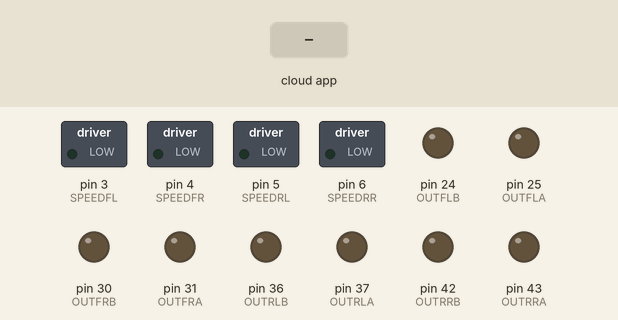
Recording of a sketch running on a simulated Arduino Mega 2560, built with avr-gcc and run on an emulated ATmega2560. Shown: switched loads named in the sketch (green lamp = pin HIGH), output pins drawn as LEDs (lit = HIGH). The inputs (shaded band) are chosen by the test bench. The ROS host is connected and sends only what is stated.

Above: at 1.2 s.
1.3 s: the phone or cloud app sets linear.x to -100
At 1.7 s:
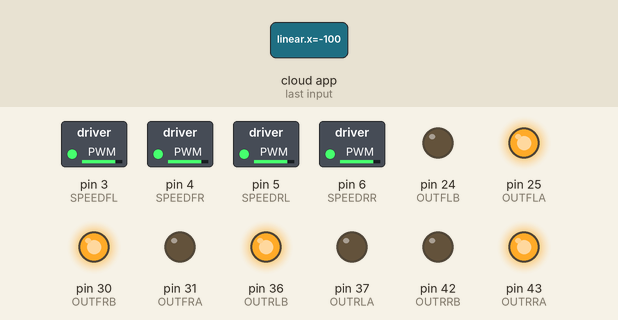
2.9 s: the phone or cloud app sets angular.z to -100
At 3.6 s:
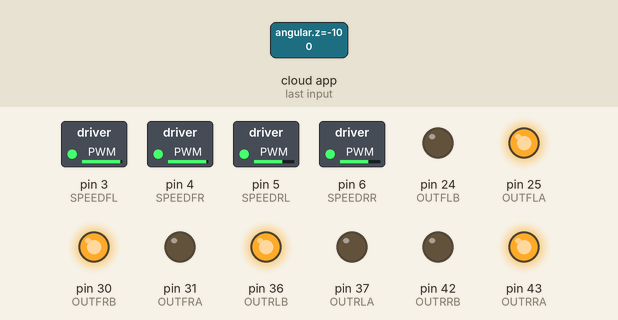
4.5 s: the phone or cloud app sets linear.x to 0
At 5.5 s:
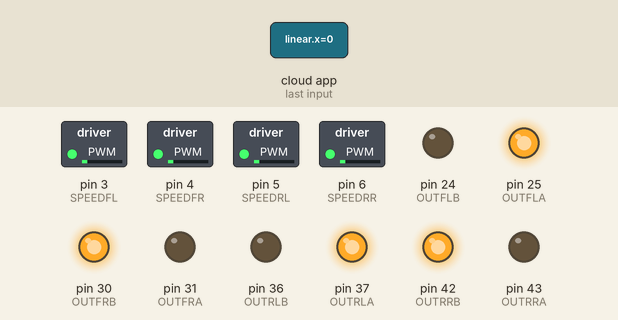
6.1 s: the phone or cloud app sets angular.z to 0
At 7.4 s:
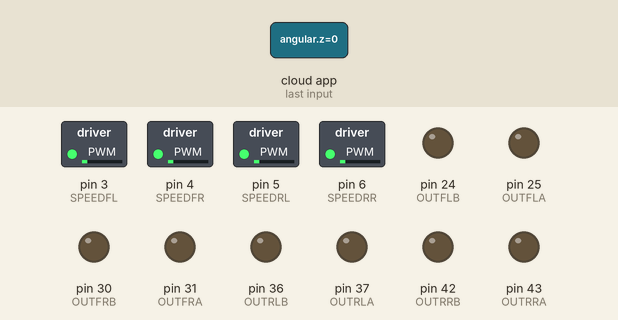
7.7 s: the phone or cloud app sets linear.x to 100
At 9.0 s:
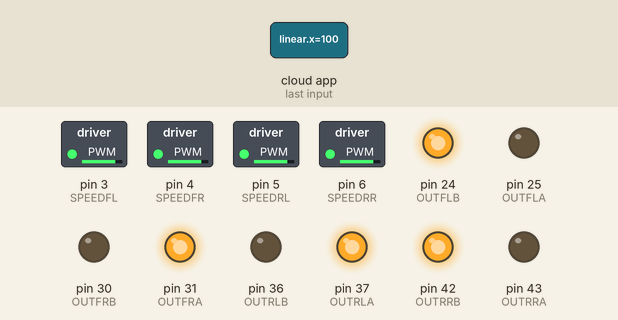
9.3 s: the phone or cloud app sets angular.z to 100
At 15.5 s:
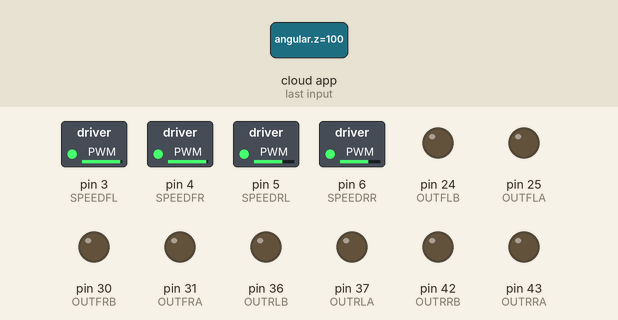
Timing chart, 0 to 15.8 s (numbered marks = the images above; inputs shaded):
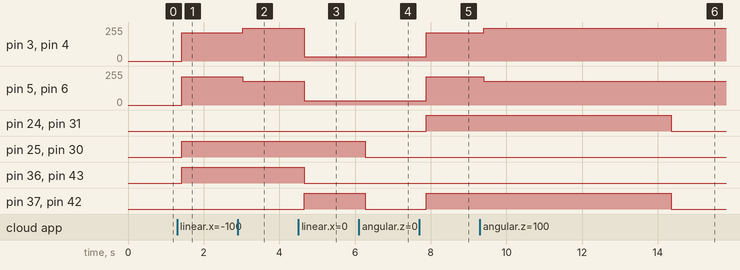

Measured:
- after the input at 1.3 s, pin 3 (SPEEDFL), pin 4 (SPEEDFR), pin 5 (SPEEDRL), pin 6 (SPEEDRR): 0/255 → 212/255 after 0.11 s; pin 25 (OUTFLA), pin 30 (OUTFRB), pin 36 (OUTRLB), pin 43 (OUTRRA): LOW → HIGH after 0.11 s
- after the input at 2.9 s, pin 3 (SPEEDFL), pin 4 (SPEEDFR): 212/255 → 244/255 after 0.13 s; pin 5 (SPEEDRL), pin 6 (SPEEDRR): 212/255 → 180/255 after 0.13 s
- after the input at 4.5 s, pin 3 (SPEEDFL), pin 4 (SPEEDFR): 244/255 → 32/255 after 0.15 s; pin 5 (SPEEDRL), pin 6 (SPEEDRR): 180/255 → 32/255 after 0.15 s; pin 36 (OUTRLB), pin 43 (OUTRRA): HIGH → LOW after 0.15 s; pin 37 (OUTRLA), pin 42 (OUTRRB): LOW → HIGH after 0.15 s
- after the input at 6.1 s, pin 25 (OUTFLA), pin 30 (OUTFRB), pin 37 (OUTRLA), pin 42 (OUTRRB): HIGH → LOW after 0.17 s
- after the input at 7.7 s, pin 3 (SPEEDFL), pin 4 (SPEEDFR), pin 5 (SPEEDRL), pin 6 (SPEEDRR): 32/255 → 212/255 after 0.18 s; pin 24 (OUTFLB), pin 31 (OUTFRA), pin 37 (OUTRLA), pin 42 (OUTRRB): LOW → HIGH after 0.18 s
- after the input at 9.3 s, pin 3 (SPEEDFL), pin 4 (SPEEDFR): 212/255 → 244/255 after 0.10 s; pin 5 (SPEEDRL), pin 6 (SPEEDRR): 212/255 → 180/255 after 0.10 s; pin 24 (OUTFLB), pin 31 (OUTFRA), pin 37 (OUTRLA), pin 42 (OUTRRB): HIGH → LOW after 5.1 s instead of 3.5 s

The sketch:

control_no_pid.ino
```cpp
/* Arduino programm for control Motor and Encorder
 *  Used for the Last experimental Project
 *  Erasmus/Emaro Robotics 2019 Genova
 */

/* usefull distances */
#define WHEEL_SEP_WIDTH 0.105 //(21cm/2)
#define WHEEL_SEP_LENGTH 0.0475 //(9.5cm/2)
#define WHEEL_RAD 0.04 //(radius of 4 cm)
#define MAX_ROT 30.0


/* Front Left motor (FL) configuration */
#define SPEEDFL 3 //gray between arduino and motor driver
#define OUTFLA 25 //purple between arduino and motor driver
#define OUTFLB 24 //blue between arduino and motor driver
#define INFLA 23 //green between arduino and motor
#define INFLB 22 //orange between arduino and motor


/* Front Right motor (FR) configuration */
#define SPEEDFR 4 //gray between arduino and motor driver
#define OUTFRA 31 //purple between arduino and motor driver
#define OUTFRB 30 //blue between arduino and motor driver
#define INFRB 29//green between arduino and motor
#define INFRA 28 //orange between arduino and motor


/* rear Left motor (RL) configuration */
#define SPEEDRL 5 //gray between arduino and motor driver
#define OUTRLA 37 //purple between arduino and motor driver
#define OUTRLB 36 //blue between arduino and motor driver
#define INRLA 35 //green between arduino and motor
#define INRLB 34 //orange between arduino and motor


/* rear Right motor (RR) configuration */
#define SPEEDRR 6 //gray between arduino and motor driver
#define OUTRRA 43 //purple between arduino and motor driver
#define OUTRRB 42 //blue between arduino and motor driver
#define INRRB 41 //green between arduino and motor
#define INRRA 40 //orange between arduino and motor


#define USE_USBCON //for arduino mega working with roserial
#include <ros.h>
#include <geometry_msgs/Twist.h> //for cmd_vel

//ROS node
ros::NodeHandle motors_control_;

//Get usefull motors velocity references
double x,y,rz;

//for safety
unsigned long prev_time;
unsigned long curr_time;

//for requested velocity of each wheels
double wheel_FL;
double wheel_FR;
double wheel_RL;
double wheel_RR;


//Calback
void twistCallback( const geometry_msgs::Twist& cmd_vel){
    x = cmd_vel.linear.x;
    y = cmd_vel.linear.y;
    rz = cmd_vel.angular.z;
    prev_time = millis();
}


//Subscriber
ros::Subscriber<geometry_msgs::Twist> sub_vel_("/cmd_vel", twistCallback);

//redifined the function map because we want double
double map_func(double x, double in_min, double in_max, double out_min, double out_max) {
  return constrain((x - in_min) * (out_max - out_min) / (in_max - in_min) + out_min, 0, 255);
}

void setup() {

    //ROS config
    motors_control_.initNode(); //Initialize ROS node
    motors_control_.subscribe(sub_vel_);

    //Front Left Motor
    pinMode(SPEEDFL, OUTPUT);
    pinMode(OUTFLA, OUTPUT);
    pinMode(OUTFLB, OUTPUT);
    pinMode(INFLA, INPUT);
    pinMode(INFLB, INPUT);

    //Fron Right Motor
    pinMode(SPEEDFR, OUTPUT);
    pinMode(OUTFRA, OUTPUT);
    pinMode(OUTFRB, OUTPUT);
    pinMode(INFRA, INPUT);
    pinMode(INFRB, INPUT);

    //Rear Left Motor
    pinMode(SPEEDRL, OUTPUT);
    pinMode(OUTRLA, OUTPUT);
    pinMode(OUTRLB, OUTPUT);
    pinMode(INRLA, INPUT);
    pinMode(INRLB, INPUT);

    //Rear Right Motor
    pinMode(SPEEDRR, OUTPUT);
    pinMode(OUTRRA, OUTPUT);
    pinMode(OUTRRB, OUTPUT);
    pinMode(INRRA, INPUT);
    pinMode(INRRB, INPUT);
}

void loop() {

    //compute the requested velocity
    wheel_FL = (1.0/WHEEL_RAD) * (y-x-(WHEEL_SEP_WIDTH + WHEEL_SEP_LENGTH)*rz);
    wheel_FR = (1.0/WHEEL_RAD) * (y+x+(WHEEL_SEP_WIDTH + WHEEL_SEP_LENGTH)*rz);
    wheel_RL = (1.0/WHEEL_RAD) * (y+x-(WHEEL_SEP_WIDTH + WHEEL_SEP_LENGTH)*rz);
    wheel_RR = (1.0/WHEEL_RAD) * (y-x+(WHEEL_SEP_WIDTH + WHEEL_SEP_LENGTH)*rz);

    curr_time = millis() - prev_time;

    if((x == 0 && y == 0 && rz == 0) || curr_time >= 5000 ){ //brake
        digitalWrite(OUTFLA, LOW);
        digitalWrite(OUTFLB, LOW);
        digitalWrite(OUTFRA, LOW);
        digitalWrite(OUTFRB, LOW);
        digitalWrite(OUTRLA, LOW);
        digitalWrite(OUTRLB, LOW);
        digitalWrite(OUTRRA, LOW);
        digitalWrite(OUTRRB, LOW);
    }
    else{
        //Front left
        if(wheel_FL >= 0){ //forward
            digitalWrite(OUTFLB, LOW);
            digitalWrite(OUTFLA, HIGH);
            analogWrite(SPEEDFL, map_func(fabs(wheel_FL), 0, MAX_ROT, 0, 255));
        }
        else{ //backward
            digitalWrite(OUTFLA, LOW);
            digitalWrite(OUTFLB, HIGH);
            analogWrite(SPEEDFL, map_func(fabs(wheel_FL), 0, MAX_ROT, 0, 255));
        }

        //front right
        if(wheel_FR >= 0){ //forward
            digitalWrite(OUTFRB, LOW);
            digitalWrite(OUTFRA, HIGH);
            analogWrite(SPEEDFR, map_func(fabs(wheel_FR), 0, MAX_ROT, 0, 255));
        }
        else{ //backward
            digitalWrite(OUTFRA, LOW);
            digitalWrite(OUTFRB, HIGH);
            analogWrite(SPEEDFR, map_func(fabs(wheel_FR), 0, MAX_ROT, 0, 255));
        }

        //rear left
        if(wheel_RL >= 0){ //forward
            digitalWrite(OUTRLB, LOW);
            digitalWrite(OUTRLA, HIGH);
            analogWrite(SPEEDRL, map_func(fabs(wheel_RL), 0, MAX_ROT, 0, 255));
        }
        else{ //backward
            digitalWrite(OUTRLA, LOW);
            digitalWrite(OUTRLB, HIGH);
            analogWrite(SPEEDRL, map_func(fabs(wheel_RL), 0, MAX_ROT, 0, 255));
        }

        //rear right
        if(wheel_RR >= 0){ //forward
            digitalWrite(OUTRRB, LOW);
            digitalWrite(OUTRRA, HIGH);
            analogWrite(SPEEDRR, map_func(fabs(wheel_RR), 0, MAX_ROT, 0, 255));
        }
        else{ //backward
            digitalWrite(OUTRRA, LOW);
            digitalWrite(OUTRRB, HIGH);
            analogWrite(SPEEDRR, map_func(fabs(wheel_RR), 0, MAX_ROT, 0, 255));
        }
    }
    motors_control_.spinOnce();
    delay(100);
}
```
